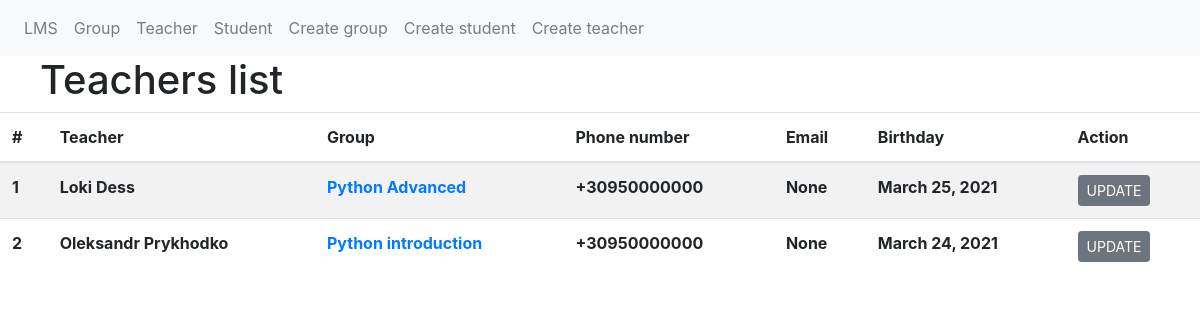
/teacher/, run on an earlier commit of the app's database.
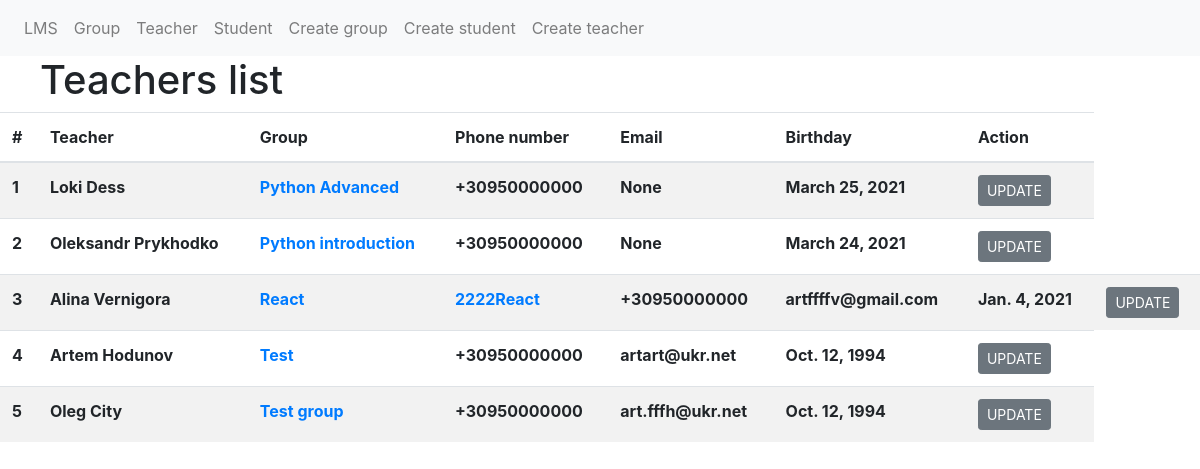
And on a later commit of the database.
### core/models.py (models this page shows, shortened)
class Teacher(models.Model):
    fullname = models.CharField(max_length=255)
    birthday = models.DateField(auto_now=False, auto_now_add=False)
    phone_regex = RegexValidator(regex=r'^\+?1?\d{9,15}$',
                                 message="Phone number must be entered in the format: '+380123456789'")
    phone_number = models.CharField(validators=[phone_regex], max_length=17, blank=True)
    email = models.EmailField(max_length=100, null=True, blank=True)
    MALE = 'M'
    FEMALE = 'F'
    GENDER_CHOICES = (
        (MALE, 'Male'),
        (FEMALE, 'Female'),
    )
    gender = models.CharField(max_length=1, choices=GENDER_CHOICES)

class Group(models.Model):
    name = models.CharField(max_length=255)
    created = models.DateTimeField(auto_now=True)
    updated = models.DateTimeField(auto_now_add=True)
    description = models.TextField()
    teacher = models.ManyToManyField('core.Teacher')
    def __str__(self):
        return self.name

### core/views.py (the view)
# urls.py: path('teacher/', TeacherView.as_view()),
class TeacherView(ListView):
    template_name = "teacher.html"
    model = Teacher

### core/templates/teacher.html
{% extends 'index.html' %} {% block body %}
<div class="row" style="margin-left: 2.5em"><h1>Teachers list</h1></div>
<div class="container-space">
  <table class="table table-striped">
    <thead>
      <tr>
        <th scope="col">#</th>
        <th scope="col">Teacher</th>
        <th scope="col">Group</th>
        <th scope="col">Phone number</th>
        <th scope="col">Email</th>
        <th scope="col">Birthday</th>
        <th scope="col">Action</th>
      </tr>
    </thead>
    <tbody>
      {% for teacher in object_list.all %}
      <tr>
        <th scope="row">{{ forloop.counter }}</th>
        <th scope="row">{{ teacher.fullname }}</th>
        {% for group in teacher.group_set.all %}
        <th><a href="/group/{{group.id}}">{{ group }}</a></th>
        {% endfor %}
        <th scope="row">{{ teacher.phone_number }}</th>
        <th scope="row">{{ teacher.email }}</th>
        <th scope="row">{{ teacher.birthday }}</th>
        <th>
          <form method="get" action="/teacher/{{teacher.id}}">
            <input
              type="submit"
              value="UPDATE"
              class="btn btn-secondary btn-sm"
            />
          </form>
        </th>
        {% endfor %}
      </tr>
    </tbody>
  </table>
</div>
{% endblock %}

### core/templates/index.html (shortened to what this page needs)
<!DOCTYPE html>
<html lang="en">
  <head>
    <link
      rel="stylesheet"
      href="https://cdn.jsdelivr.net/npm/bootstrap@4.6.0/dist/css/bootstrap.min.css"
    />
  </head>
  <nav class="navbar navbar-expand-sm bg-light navbar-light">
    <ul class="navbar-nav">
      <li class="nav-item">
        <a class="nav-link" href="/">LMS</a>
      </li>
      <li class="nav-item">
        <a class="nav-link" href="/group">Group</a>
      </li>
      <li class="nav-item">
        <a class="nav-link" href="/teacher">Teacher</a>
      </li>
      <li class="nav-item">
        <a class="nav-link" href="/student">Student</a>
      </li>
      <li class="nav-item">
        <a class="nav-link" href="/group/create">Create group</a>
      </li>
      <li class="nav-item">
        <a class="nav-link" href="/student/create">Create student</a>
      </li>
      <li class="nav-item">
        <a class="nav-link" href="/teacher/create">Create teacher</a>
      </li>
    </ul>
  </nav>
  <body>
    {% block body %} {% endblock %}
  </body>
</html>

What changed in the data, as far as the page shows it:
added Teacher: fullname "Alina Vernigora", phone_number "+30950000000", email "artffffv@gmail.com", birthday "Jan. 4, 2021"
added Group: name "React", shown under "Alina Vernigora"
added Group: name "2222React", shown under "Alina Vernigora"
added Teacher: fullname "Artem Hodunov", phone_number "+30950000000", email "artart@ukr.net", birthday "Oct. 12, 1994"
added Group: name "Test", shown under "Artem Hodunov"
added Teacher: fullname "Oleg City", phone_number "+30950000000", email "art.fffh@ukr.net", birthday "Oct. 12, 1994"
added Group: name "Test group", shown under "Oleg City"
